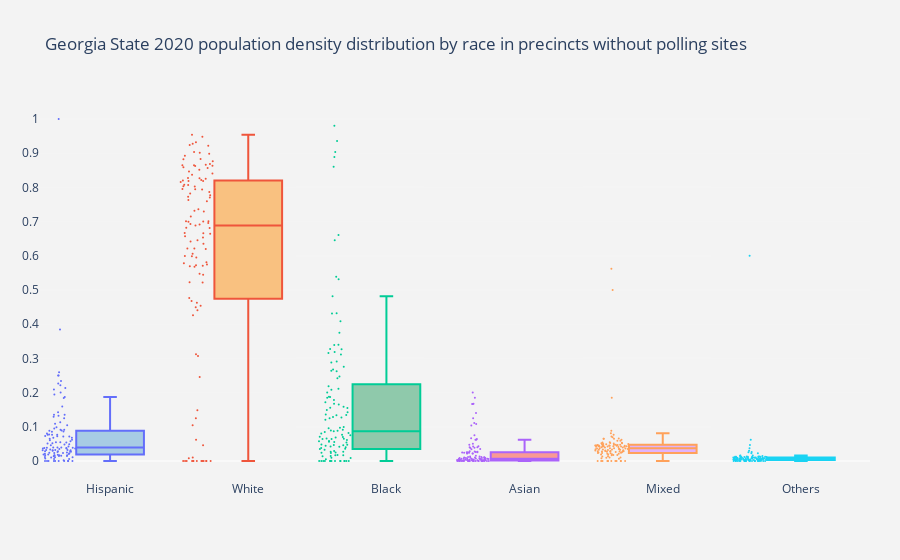

This figure's notebook cell:
### Code cell
# precincts without polling sites population density distribution
# Georgia State 2020 population density distribution by race in precincts without polling sites
# list6 is a list of population densities by race in precincts without polling sites
list6 = [withoutpolling['Population Density: Hispanic'], withoutpolling['Population Density: White'], withoutpolling['Population Density: Black'], withoutpolling['Population Density: Asian'], withoutpolling['Population Density: Mixed'], withoutpolling['Population Density: Others']]
distribution(list6, 'Georgia State 2020 population density distribution by race in precincts without polling sites', 'html_files/precincts_density_without_polling.html')
